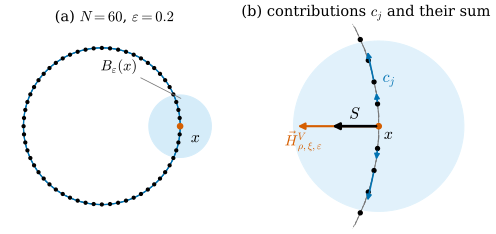

Source code (Python):
"""Figure 47.1.1: the key idea of [BLM17] on a point cloud of the circle of radius 0.5.

N = 60 points x_j = 0.5 (cos t_j, sin t_j), t_j = 2 pi j / 60, exact tangent lines P_j, masses m_j = pi / 60.
At x = x_0 = (0.5, 0) with eps = 0.2 and the natural exp pair (Section 47.5) every neighbour contributes
c_j = m_j (-rho'(|x_j - x| / eps)) P_j (x_j - x) / |x_j - x|; the sum S = sum c_j is proportional to
-(delta V * rho_eps)(x) (formula (3.4) of [BLM17]); dividing by the smoothed mass gives the approximate mean
curvature H = (C_xi / C_rho) S / (eps sum_j m_j xi(|x_j - x| / eps)), which points to the centre.
(a) the cloud, the tangent lines and the ball B_eps(x). (b) zoom: the contributions c_j (blue, drawn at x_j) and their
sum S (black), both 3 times, and H (vermilion) 0.1 times.

Run from the project root: PYTHONPATH=tools python3 chapters/47-paper-varifold-approximation/figures/fig-47-1-1-key-idea.py
"""
import os

for _k in ("OMP_NUM_THREADS", "OPENBLAS_NUM_THREADS", "MKL_NUM_THREADS"):
    os.environ.setdefault(_k, "4")  # keep BLAS from using every core

import sys
from pathlib import Path

import numpy as np

sys.path.insert(0, str(Path(__file__).resolve().parents[1] / "lib"))
import dgfig  # noqa: E402

dgfig.setup()
import matplotlib.pyplot as plt  # noqa: E402
from matplotlib.patches import Circle  # noqa: E402

import var47 as v  # noqa: E402

C = dgfig.COLORS
N, R, EPS = 60, 0.5, 0.2
pair = v.pairs(2)["natural exp"]
t = 2 * np.pi * np.arange(N) / N
X, T, Hx = v.circle(t, R)
P = v.proj_from_tangent(T)
m = np.full(N, np.pi / N)
x = X[0]

D = X - x
r = np.linalg.norm(D, axis=1)
nb = (r > 0) & (r < EPS)
u = D[nb] / r[nb, None]
cj = (m[nb] * (-pair.drho(r[nb] / EPS)))[:, None] * np.einsum("kab,kb->ka", P[nb], u)
S = cj.sum(0)
H, Hp = v.amc_single(x, P[0], X, P, m, EPS, pair, 1)

# self-checks: 6 neighbours, tangential parts cancel, H points to the centre with length close to 2
assert nb.sum() == 6
assert abs(S[1]) < 1e-14 and S[0] < 0
assert abs(H[1]) < 1e-12 and H[0] < 0 and abs(np.linalg.norm(H) - 2) < 0.05
assert np.allclose(H, Hp)

fig, axes = plt.subplots(1, 2, figsize=(6.4, 3.2), gridspec_kw={"width_ratios": [1, 1.05], "wspace": 0.12})
ax = axes[0]
tt = np.linspace(0, 2 * np.pi, 400)
ax.plot(R * np.cos(tt), R * np.sin(tt), color=C["aux"], lw=0.6, ls="--")
for k in range(N):
    a, b = X[k] - 0.035 * T[k], X[k] + 0.035 * T[k]
    ax.plot([a[0], b[0]], [a[1], b[1]], color=C["tangent"], lw=0.9)
ax.plot(X[:, 0], X[:, 1], "o", color=C["main"], ms=2.2)
ax.add_patch(Circle(x, EPS, facecolor=C["region"], alpha=0.25, edgecolor=C["region"], lw=0.8))
ax.plot(*x, "o", color=C["normal"], ms=4)
ax.annotate(r"$x$", x, xytext=(8, -12), textcoords="offset points", fontsize=12)
ax.annotate(r"$B_\varepsilon(x)$", (x[0] + 0.02, x[1] + 0.17), xytext=(-62, 22), textcoords="offset points",
            fontsize=11, arrowprops=dict(arrowstyle="-", color=C["aux"], lw=0.6))
ax.set_aspect("equal")
ax.set_xlim(-0.62, 0.78)
ax.set_ylim(-0.62, 0.62)
ax.set_axis_off()
ax.set_title(r"(a) $N = 60$, $\varepsilon = 0.2$", fontsize=11)

ax = axes[1]
ax.plot(R * np.cos(tt), R * np.sin(tt), color=C["aux"], lw=0.6, ls="--")
ax.add_patch(Circle(x, EPS, facecolor=C["region"], alpha=0.18, edgecolor=C["region"], lw=0.8))
sel = np.abs(np.arctan2(X[:, 1], X[:, 0])) < 0.5
for k in np.where(sel)[0]:
    a, b = X[k] - 0.03 * T[k], X[k] + 0.03 * T[k]
    ax.plot([a[0], b[0]], [a[1], b[1]], color=C["aux"], lw=0.7)
ax.plot(X[sel, 0], X[sel, 1], "o", color=C["main"], ms=3)
SC = 3.0
for p0, c in zip(X[nb], cj):
    ax.annotate("", xy=p0 + SC * c, xytext=p0,
                arrowprops=dict(arrowstyle="-|>", color=C["tangent"], lw=1.2, mutation_scale=8))
sS, sH = SC, 0.1
ax.annotate("", xy=x + sH * H, xytext=x, arrowprops=dict(arrowstyle="-|>", color=C["normal"], lw=1.6,
                                                         mutation_scale=10))
ax.annotate("", xy=x + sS * S, xytext=x, arrowprops=dict(arrowstyle="-|>", color=C["main"], lw=2.0, mutation_scale=10))
ax.text(x[0] + sS * S[0] / 2, x[1] + 0.018, r"$S$", fontsize=12, ha="center")
ax.text(x[0] + sH * H[0] + 0.02, x[1] - 0.045, r"$\vec H^{V}_{\rho,\xi,\varepsilon}$", fontsize=11,
        color=C["normal"], ha="center")
ax.plot(*x, "o", color=C["normal"], ms=4)
ax.text(x[0] + 0.012, x[1] - 0.03, r"$x$", fontsize=12)
ax.text(X[2, 0] + 0.02, X[2, 1], r"$c_j$", fontsize=12, color=C["tangent"])
ax.set_aspect("equal")
ax.set_xlim(0.20, 0.74)
ax.set_ylim(-0.24, 0.24)
ax.set_axis_off()
ax.set_title(r"(b) contributions $c_j$ and their sum", fontsize=11)

dgfig.save(fig, __file__)
print("S =", S, " H =", H, " |H| =", np.linalg.norm(H))
